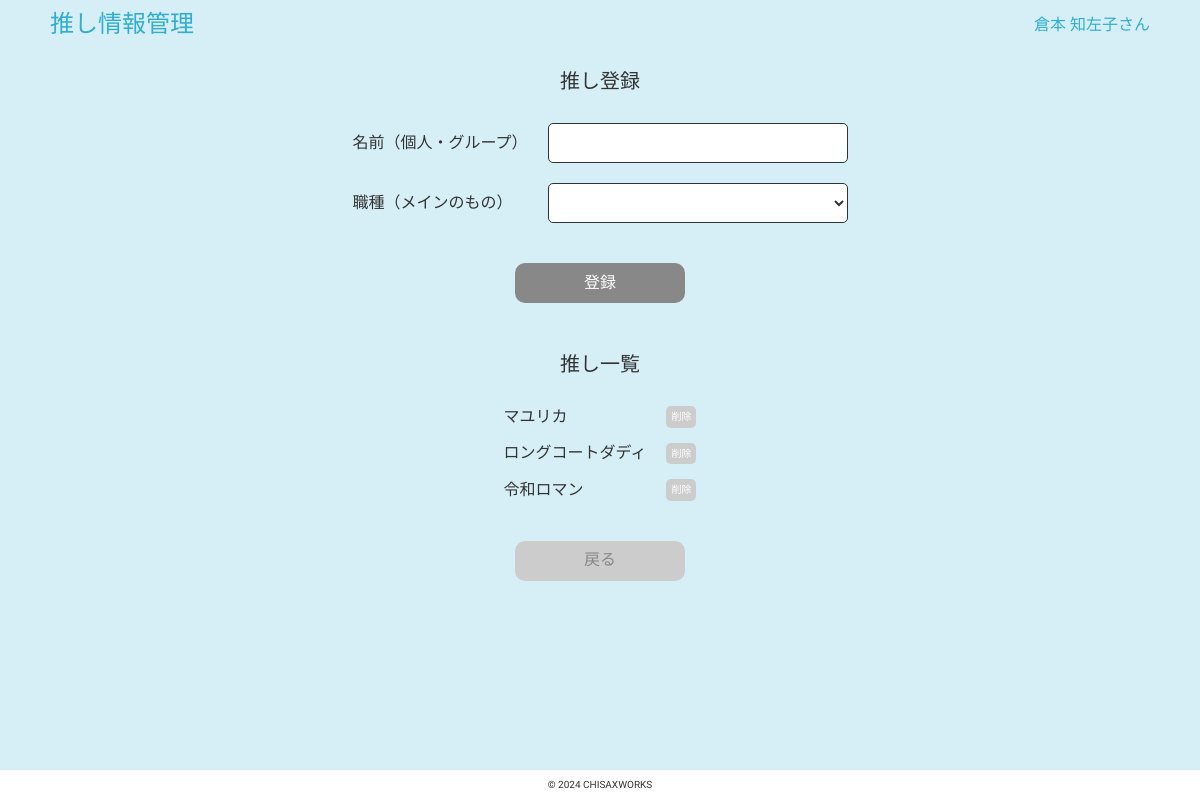
The app's page /favorite.php (signed in) with its own data.
### tables this page shows
CREATE TABLE `favorite` (
  `ent_id` int(12) NOT NULL,
  `ent_name` varchar(255) NOT NULL,
  `ent_type` varchar(30) NOT NULL,
  `user_id` int(12) NOT NULL,
  `createdDate` datetime NOT NULL,
  `modifiedDate` datetime NOT NULL
);

### funcs.php (called while the page is built, shortened)
<?php
function h($str){
    return htmlspecialchars($str, ENT_QUOTES, 'UTF-8');
}
?>

### favorite.php (the view, shortened to what this page needs)
<?php
require_once('funcs.php');
$pdo = db_conn();
$userid = $_SESSION["userid"];
$stmt = $pdo->prepare("SELECT ent_id, ent_name FROM favorite WHERE user_id = $userid");
$status = $stmt->execute();
if ($status==false) {
    sql_error($stmt);
}else{
    while( $result = $stmt->fetch(PDO::FETCH_ASSOC)){
        $favli .= '<li>' . h($result['ent_name']) ;
        $favli .= '<a class="delete_btn" href="delete_fav.php?id=' . h($result['ent_id']) . '"> 削除 </a>';
        $favli .= '</li>';
    }
}
?>
<?php include("head.php");?>
<div class="manage_fav_wrap">
    <div class="add_fav">
        <h2>推し登録</h2>
        <form action="add_fav.php" method="post" class="input_form">
            <div class="input_item">
                <label for="ent_name">名前（個人・グループ）</label>
                <input type="text" name="ent_name" id="ent_name" class="inputarea">
            </div>
            <div class="input_item">
                <label for="ent_type">職種（メインのもの）</label>
                <select name="ent_type" id="ent_type" class="inputarea">
                    <option value=""></option>
                    <option value="芸人">芸人</option>
                </select>
            </div>
            <div>
                <input type="submit" value="登録" id="submit_add_fav" class="act_btn">
            </div>
        </form>
    </div>
    <div class="favlist_area">
        <h2>推し一覧</h2>
        <ul class="favlist">
            <?= $favli ?>
        </ul>
    </div>
    <a class="sub_btn" href="main_un.php">戻る</a>
</div>

### css/style.css (style rules this page uses)
body { font-family: "Kiwi Maru", "Noto Sans JP", "Hiragino Kaku Gothic ProN", "Arial", "Yu Gothic", "Meiryo", sans-serif; background-color: #d6eff6; color: #333333; overflow-y: scroll; }
footer { background-color: #ffffff; height: 30px; display: flex; justify-content: center; align-items: center; }
h2 { font-size: 20px; font-weight: 500; text-align: center; margin: 0px auto 20px; }
footer { font-size: 10px; font-weight: 400; }
.act_btn, .sub_btn { text-align: center; border-radius: 10px; padding: 10px; display: block; margin: 30px auto 0; width: 170px; height: 40px; }
.act_btn { color: #ffffff; background-color: #888888; }
.sub_btn { color: #888888; background-color: #cccccc; }
.input_form { margin: 0 auto; width: fit-content; }
.input_item { padding: 10px 0; display: flex; justify-content: space-between; align-items: center; column-gap: 20px; }
.inputarea { border: 1px solid #2d3436; border-radius: 5px; background-color: #ffffff; width: 300px; height: 40px; padding: 0 10px; }
select.inputarea { appearance: auto; }
.add_fav { margin: 20px auto 0; }
.favlist_area { margin: 50px auto 0; width: fit-content; }
.favlist { display: flex; flex-direction: column; row-gap: 15px; padding: 10px; }
.favlist li { display: flex; align-items: center; justify-content: space-between; column-gap: 20px; }
.delete_btn { display: inline-block; padding: 5px; text-align: center; font-size: 10px; background-color: #cccccc; border-radius: 5px; color: #ffffff; }

### records on screen
favorite: ent_name "マユリカ"
favorite: ent_name "ロングコートダディ"
favorite: ent_name "令和ロマン"

### other values on screen
$_SESSION["username"] "倉本 知左子"
